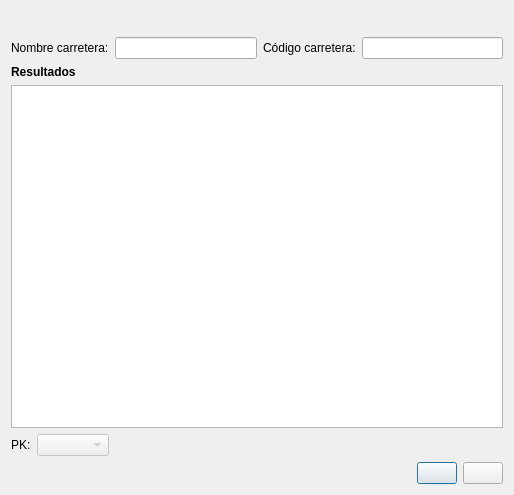
<?xml version="1.0" encoding="UTF-8"?>
<ui version="4.0">
 <class>SigCaceresDialogBase</class>
 <widget class="QDialog" name="SigCaceresDialogBase">
  <property name="geometry">
   <rect>
    <x>0</x>
    <y>0</y>
    <width>514</width>
    <height>495</height>
   </rect>
  </property>
  <property name="windowTitle">
   <string>Búsqueda Carreteras</string>
  </property>
  <layout class="QVBoxLayout" name="verticalLayout">
   <item>
    <layout class="QHBoxLayout" name="horizontalLayout">
     <item>
      <widget class="QLabel" name="label_iconsig">
       <property name="maximumSize">
        <size>
         <width>100</width>
         <height>50</height>
        </size>
       </property>
       <property name="text">
        <string/>
       </property>
       <property name="pixmap">
        <pixmap>../../iconos/logo-sig.png</pixmap>
       </property>
       <property name="scaledContents">
        <bool>true</bool>
       </property>
      </widget>
     </item>
     <item>
      <spacer name="horizontalSpacer">
       <property name="orientation">
        <enum>Qt::Horizontal</enum>
       </property>
       <property name="sizeHint" stdset="0">
        <size>
         <width>40</width>
         <height>20</height>
        </size>
       </property>
      </spacer>
     </item>
     <item>
      <widget class="QLabel" name="label_iconayto">
       <property name="maximumSize">
        <size>
         <width>130</width>
         <height>50</height>
        </size>
       </property>
       <property name="text">
        <string/>
       </property>
       <property name="pixmap">
        <pixmap>../../iconos/logo-ayto.png</pixmap>
       </property>
       <property name="scaledContents">
        <bool>true</bool>
       </property>
      </widget>
     </item>
    </layout>
   </item>
   <item>
    <layout class="QHBoxLayout" name="horizontalLayout_2">
     <item>
      <widget class="QLabel" name="label_3">
       <property name="text">
        <string>Nombre carretera:</string>
       </property>
      </widget>
     </item>
     <item>
      <widget class="QLineEdit" name="lineEdit_carretera">
       <property name="toolTip">
        <string>Nombre carretera</string>
       </property>
      </widget>
     </item>
     <item>
      <widget class="QLabel" name="label_2">
       <property name="text">
        <string>Código carretera:</string>
       </property>
      </widget>
     </item>
     <item>
      <widget class="QLineEdit" name="lineEdit_codigo">
       <property name="toolTip">
        <string>Código vía</string>
       </property>
      </widget>
     </item>
    </layout>
   </item>
   <item>
    <layout class="QVBoxLayout" name="verticalLayout_2">
     <item>
      <widget class="QLabel" name="label_4">
       <property name="font">
        <font>
         <weight>75</weight>
         <bold>true</bold>
        </font>
       </property>
       <property name="text">
        <string>Resultados</string>
       </property>
      </widget>
     </item>
     <item>
      <widget class="QTableWidget" name="tableWidget"/>
     </item>
    </layout>
   </item>
   <item>
    <layout class="QHBoxLayout" name="horizontalLayout_4">
     <property name="topMargin">
      <number>0</number>
     </property>
     <item>
      <widget class="QLabel" name="label_5">
       <property name="text">
        <string>PK:</string>
       </property>
      </widget>
     </item>
     <item>
      <widget class="QComboBox" name="comboBox_pk">
       <property name="enabled">
        <bool>false</bool>
       </property>
       <property name="toolTip">
        <string>PK</string>
       </property>
      </widget>
     </item>
     <item>
      <spacer name="horizontalSpacer_4">
       <property name="orientation">
        <enum>Qt::Horizontal</enum>
       </property>
       <property name="sizeHint" stdset="0">
        <size>
         <width>40</width>
         <height>20</height>
        </size>
       </property>
      </spacer>
     </item>
    </layout>
   </item>
   <item>
    <layout class="QHBoxLayout" name="horizontalLayout_5">
     <property name="topMargin">
      <number>0</number>
     </property>
     <item>
      <spacer name="horizontalSpacer_2">
       <property name="orientation">
        <enum>Qt::Horizontal</enum>
       </property>
       <property name="sizeHint" stdset="0">
        <size>
         <width>40</width>
         <height>20</height>
        </size>
       </property>
      </spacer>
     </item>
     <item>
      <widget class="QPushButton" name="pushButton_zoom">
       <property name="toolTip">
        <string>Zoom </string>
       </property>
       <property name="text">
        <string/>
       </property>
       <property name="icon">
        <iconset>
         <normaloff>../../iconos/zoom.png</normaloff>../../iconos/zoom.png</iconset>
       </property>
       <property name="iconSize">
        <size>
         <width>30</width>
         <height>30</height>
        </size>
       </property>
      </widget>
     </item>
     <item>
      <widget class="QPushButton" name="pushButton_clean">
       <property name="toolTip">
        <string>Limpiar</string>
       </property>
       <property name="text">
        <string/>
       </property>
       <property name="icon">
        <iconset>
         <normaloff>../../iconos/clean.png</normaloff>../../iconos/clean.png</iconset>
       </property>
       <property name="iconSize">
        <size>
         <width>30</width>
         <height>30</height>
        </size>
       </property>
      </widget>
     </item>
    </layout>
   </item>
  </layout>
 </widget>
 <resources/>
 <connections/>
</ui>
